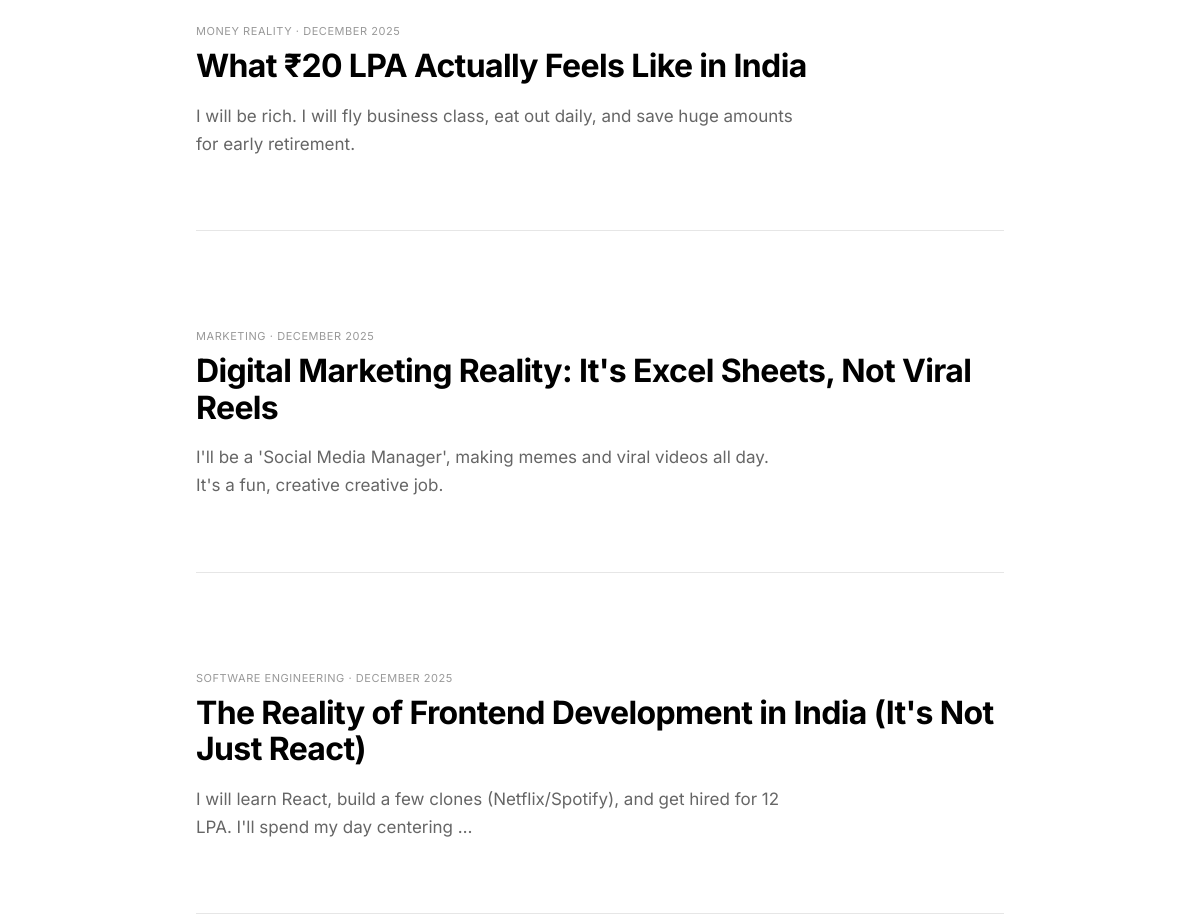
The app's page / (middle part), older data.
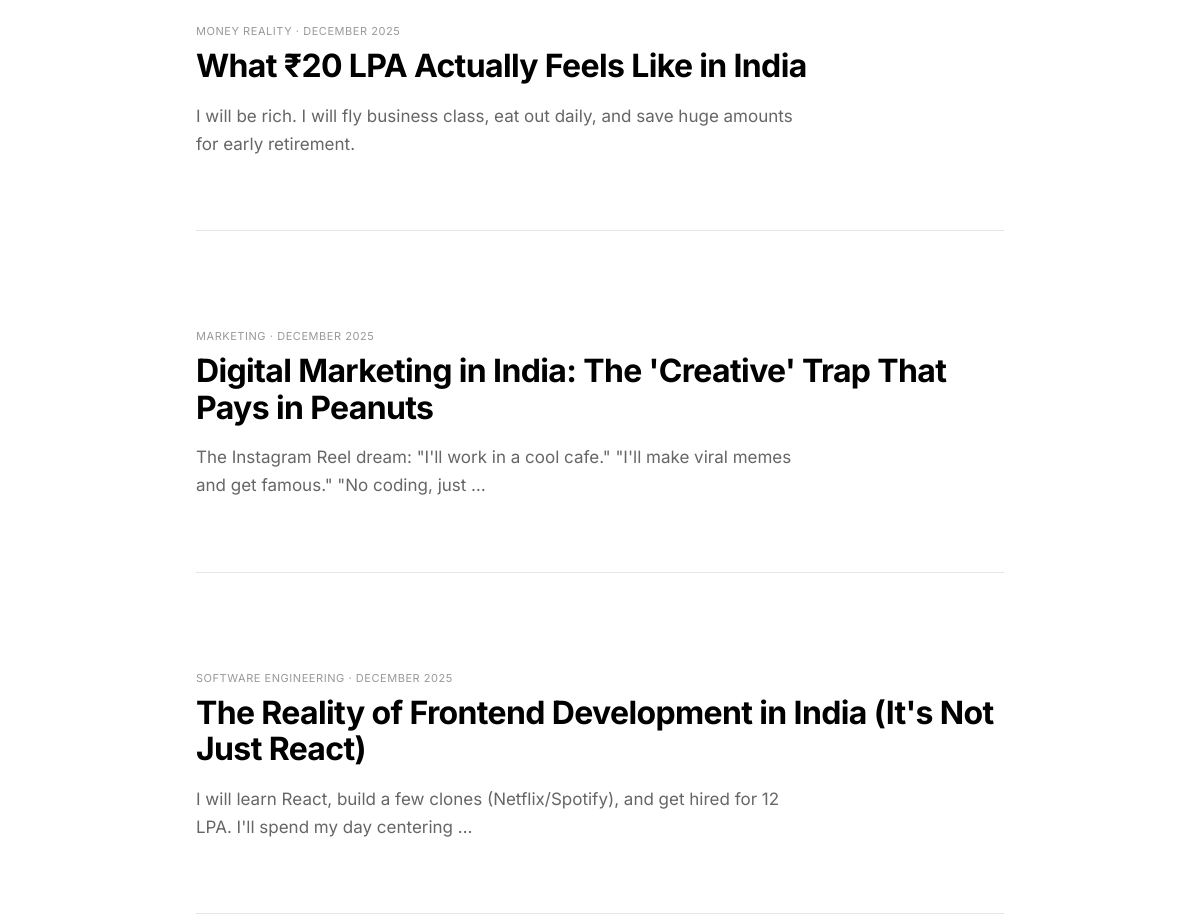
The same page, newer data.
### content/models.py (models this page shows, shortened)
class Article(models.Model):
    STATUS_CHOICES = [
        ('draft', 'Draft'),
        ('published', 'Published'),
    ]
    title = models.CharField(max_length=200)
    slug = models.SlugField(unique=True, max_length=200)
    author = models.ForeignKey(Author, on_delete=models.PROTECT)
    category = models.ForeignKey(Category, on_delete=models.PROTECT)
    status = models.CharField(max_length=20, choices=STATUS_CHOICES, default='draft')
    target_persona = models.TextField(help_text="Who is this specific article for?")
    who_should_avoid = models.TextField(help_text="Trust Signal: Who should NOT pursue this?")
    common_expectation = models.TextField(help_text="The Myth / What people think")
    actual_reality = models.TextField(help_text="The Truth / What it's actually like")
    salary_reality = models.TextField(help_text="Real data tables/ranges. No hype.")
    stuck_point = models.TextField(help_text="Where most people fail or plateau")
    verdict = models.TextField(help_text="Final honest conclusion")
    meta_title = models.CharField(max_length=60, help_text="SEO Title (max 60 chars)")
    meta_description = models.CharField(max_length=160, help_text="SEO Description (max 160 chars)")
    published_at = models.DateTimeField(blank=True, null=True)
    updated_at = models.DateTimeField(auto_now=True)
    last_reality_check = models.DateField(blank=True, null=True, help_text="Date of last factual review")

class Category(models.Model):
    name = models.CharField(max_length=100)
    slug = models.SlugField(unique=True)
    description = models.TextField(blank=True)
    order = models.PositiveIntegerField(default=0, help_text="Display order (0 = first)")
    class Meta:
        verbose_name_plural = "Categories"
        ordering = ['order', 'name']

### core/views.py (the view)
# urls.py: 2. Add a URL to urlpatterns:  path('', views.home, name='home')
def home(request):
    articles = Article.objects.filter(status='published').select_related('author', 'category').order_by('-published_at')
    categories = Category.objects.all()
    return render(request, 'core/home.html', {
        'articles': articles,
        'categories': categories,
    })

### templates/core/home.html (shortened to what this page needs)
{% extends "base.html" %}
{% block content %}
<section class="container-medium">
    <div class="article-list">
        {% for article in articles %}
        <div class="article-list-item">
            <div class="article-list-meta">
                {{ article.category.name }} · {{ article.last_reality_check|date:"F Y" }}
            </div>
            <h3 class="article-list-title">
                <a href="{% url 'article_detail' article.slug %}">
                    {{ article.title }}
                </a>
            </h3>
            <p class="article-list-summary">
                {{ article.common_expectation|striptags|truncatewords:20 }}
            </p>
        </div>
        {% endfor %}
    </div>
</section>
{% endblock %}

Row changes from the older to the newer data that the page shows:
changed Article "MARKETING": title "Digital Marketing Reality: It's Excel Sheets, Not Viral Reels" → "Digital Marketing in India: The 'Creative' Trap That Pays in Peanuts"; common_expectation "I'll be a 'Social Media Manager', making memes and viral videos all day. It's a fun, creative creative job." → "The Instagram Reel dream: \"I'll work in a cool cafe.\" \"I'll make viral memes and get famous.\" \"No coding, just …"
